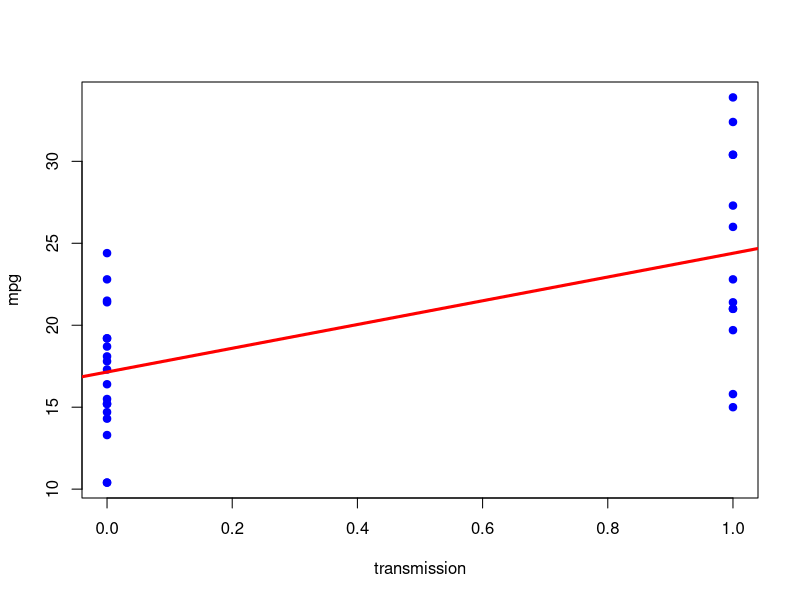
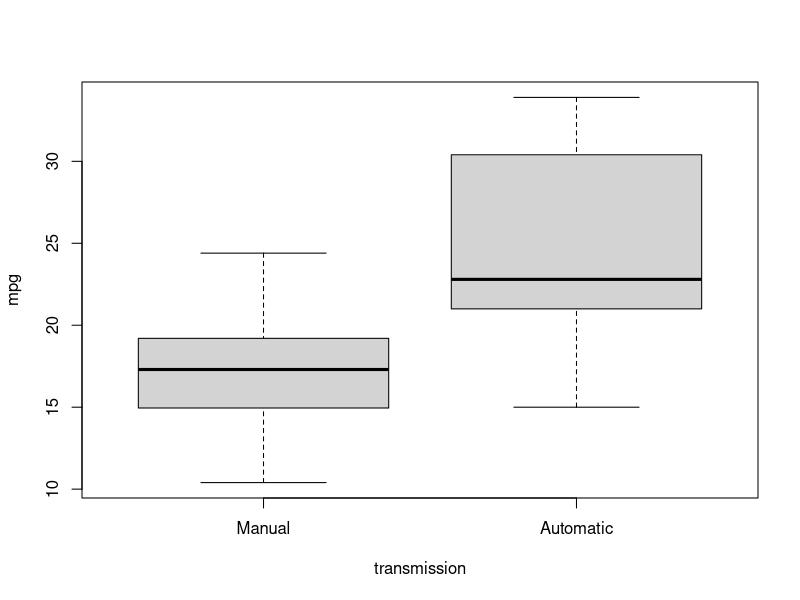
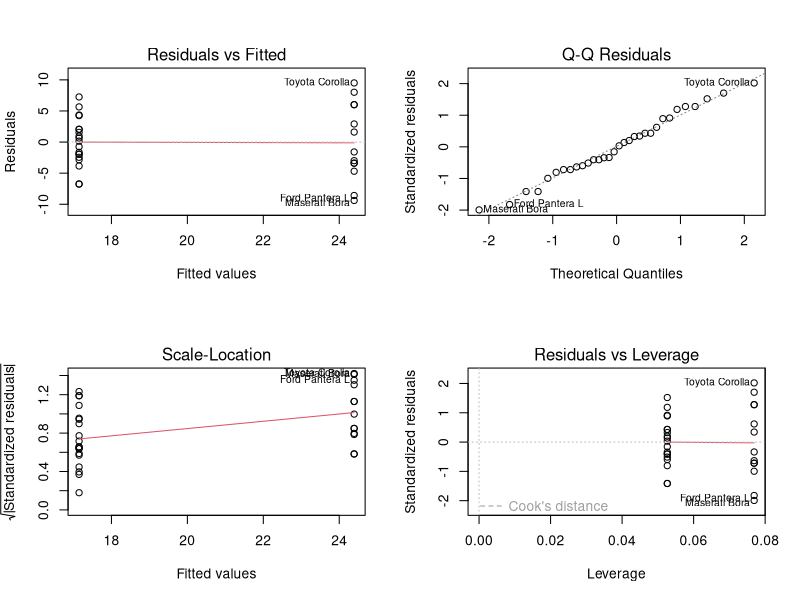

Recreate these plots in R, in order.
## ---- chunk 1
data(mtcars)
fit <- lm(mpg ~ factor(am), data=mtcars)
(coeff <- summary(fit)$coefficients)
## ---- chunk 2
pval <- t.test(mpg ~ factor(am), data=mtcars)$p.value
## ---- chunk 3
fit2 <- lm(mpg ~ wt + cyl + hp + am, data=mtcars)
(coeff2 <- summary(fit2)$coefficients)
## ---- chunk 4
attach(mtcars)
plot(am, mpg, pch=19, col="blue", xlab="transmission", ylab="mpg")
abline(fit, lwd=3, col="red")
## ---- chunk 5
mycars <- mtcars
mycars$am <- factor(mycars$am, labels=c("Manual", "Automatic"))
boxplot(mpg ~ am, data=mycars, xlab="transmission", ylab="mpg")
## ---- chunk 6
par(mfrow=c(2,2))
plot(fit)
